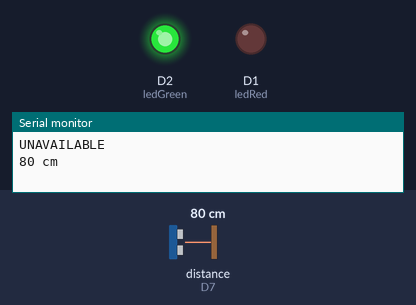
This sketch was run on a simulated ESP8266 (NodeMCU). On the bench: output pins drawn as LEDs (lit = HIGH), the last lines printed to the serial monitor. Wiring (inferred from the names in the program): ultrasonic range finder: trigger D8; echo D7. The test bench sets the inputs (shaded band); at power-on: distance to the obstacle (sensor on D7) 80 cm. The echo pulse lasts 58.3 µs per cm; WiFi joins after 1.5 s; servers stay silent unless stated; pins used as bus, display or sensor lines are not drawn.

Above: at 3.0 s.
3.1 s: distance to the obstacle (sensor on D7) set to 22 cm
5.0 s: distance to the obstacle (sensor on D7) set to 17 cm
At 7.0 s:
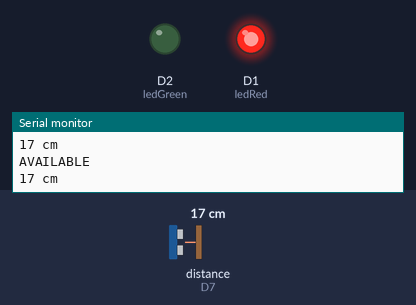
7.3 s: distance to the obstacle (sensor on D7) set to 35 cm
At 8.5 s:
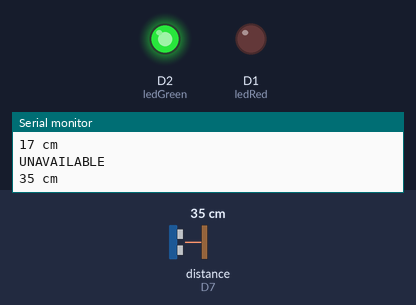
9.3 s: distance to the obstacle (sensor on D7) set to 2 cm
At 11.1 s:
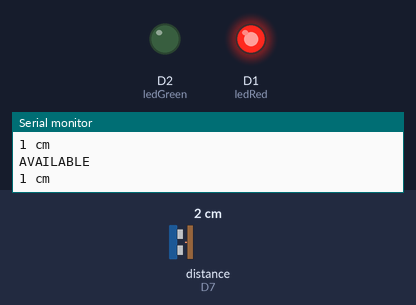
Timing chart, 0 to 12.3 s (numbered marks = the images above; inputs shaded):
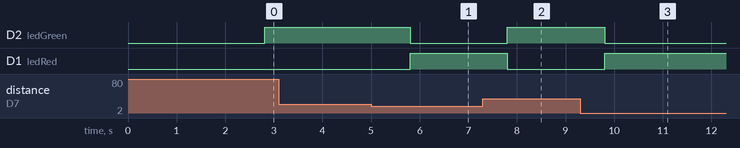

Measured:
- the behaviour switches between 20 and 19 cm on distance to the obstacle (sensor on D7) (found by bisection; images 0 and 1)
- after the input at 5.0 s, D2 (ledGreen): HIGH → LOW after 0.81 s; D1 (ledRed): LOW → HIGH after 0.81 s
- after the input at 7.3 s, D2 (ledGreen): LOW → HIGH after 0.51 s; D1 (ledRed): HIGH → LOW after 0.51 s
- after the input at 9.3 s, D2 (ledGreen): HIGH → LOW after 0.50 s; D1 (ledRed): LOW → HIGH after 0.50 s

The sketch:

Ultrasonik_LED_Blynk.ino
```cpp
#define BLYNK_PRINT Serial
#include <ESP8266WiFi.h>
#include <BlynkSimpleEsp8266.h>

#define triggerPin D8
#define echoPin D7
#define ledRed D1
#define ledGreen D2

// generate authentiction from blynk and check your email
char auth[] = "xxxxxxx";

// enter your wifi ssid and password
char ssid[] = "xxxxxxx";
char pass[] = "xxxxxxx";

BlynkTimer timer;

void setup() {
  //begin the ultrasonic sensor
  Serial.begin (9600);
  pinMode(triggerPin, OUTPUT);
  pinMode(echoPin, INPUT);

  //begin the led green and led red
  pinMode(ledRed, OUTPUT);
  pinMode(ledGreen, OUTPUT);

  //begin blynk setup
  Blynk.begin(auth, ssid, pass);
  timer.setInterval(1000L, sendSensor);

}

void loop() {
  Blynk.run();
  timer.run();

}
void sendSensor(){
  long duration, distance;

  digitalWrite(triggerPin, LOW);
  delayMicroseconds(2);
  digitalWrite(triggerPin, HIGH);
  delayMicroseconds(10);
  digitalWrite(triggerPin, LOW);
  duration = pulseIn(echoPin, HIGH);
  distance = (duration/2) / 29.1;


  if (distance < 20){
    digitalWrite(ledRed,HIGH);
    digitalWrite(ledGreen,LOW);
    Serial.println("AVAILABLE");
    //led for blynk
    Blynk.virtualWrite(V1, 0);
    Blynk.virtualWrite(V2, 255);
    }
  else{
    digitalWrite(ledRed,LOW);
    digitalWrite(ledGreen,HIGH);
    Serial.println("UNAVAILABLE");
    //led for blynk
    Blynk.virtualWrite(V1, 255);
    Blynk.virtualWrite(V2, 0);
  }

  Serial.print(distance);
  Serial.println(" cm");
  Blynk.virtualWrite(V0, distance);
  delay(100); }
```
